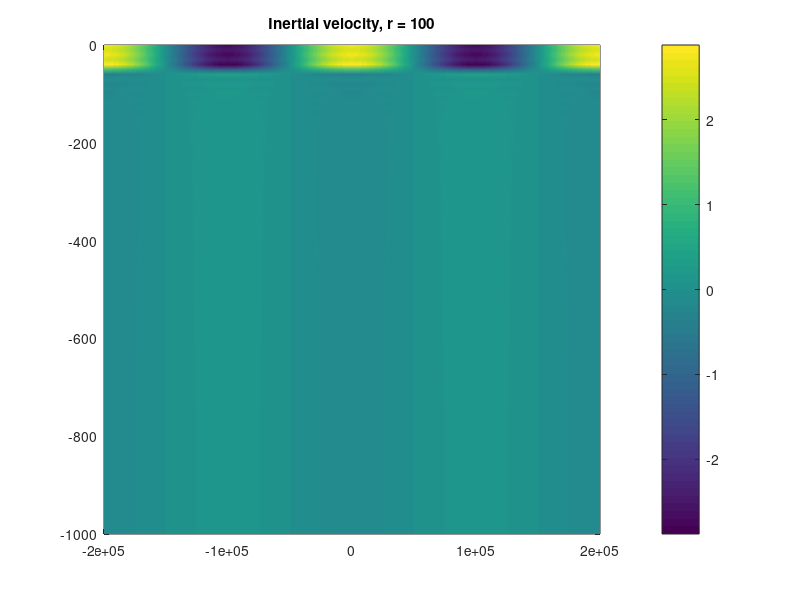
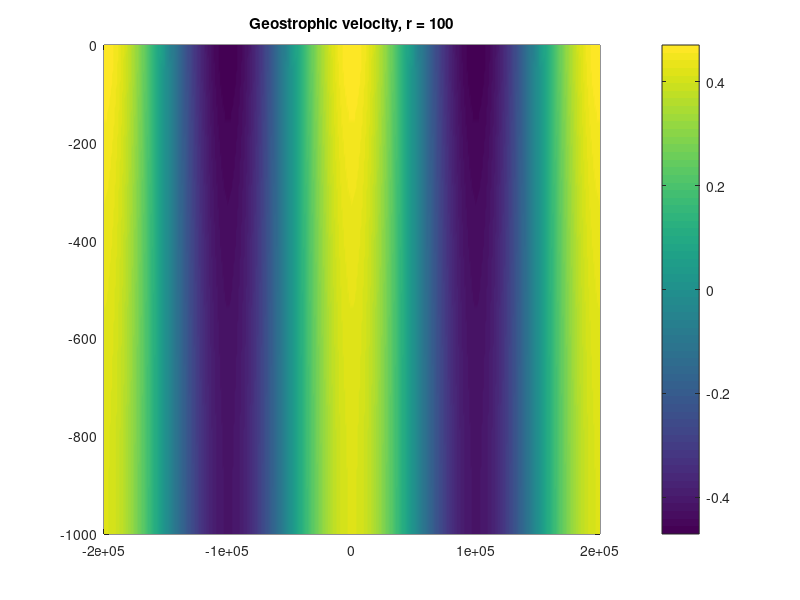
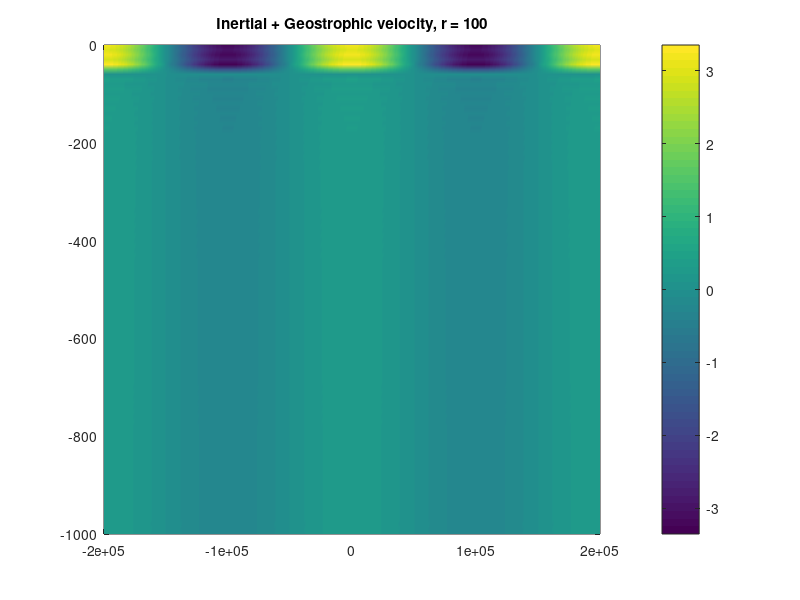

These figures' MATLAB source, in order:
clear all; %close all;

tau0 = 0.2 ; %Pa=N/m2
rho0 = 1e3; %kg/m3

N = sqrt(6e-6);
H = 1e3;
L = 200e3;

x = [-200e3:1e3:200e3];
z = [0:10:H];

a = 50; %layer thickness under the effect of winds

r=[1:100];


k = 2*pi/L ;

f = 1.45e-4;
Tf = 2*pi/f; %inertial period
T = 0.5*Tf; %take half of intertial period as forcing period

time=0:T/10:10*T;
tavg=time;
tavg(tavg>T)=T;

[x2d,z2d] = meshgrid(x,z);
[X,Z,R] = meshgrid(x,z,r);
%[~,~,~,tavg] = meshgrid(x,z,r,tavg);

windX = tau0/rho0.*cos(k.*x2d);
%windX = tau0/rho0.*sin(k.*x2d);
%windX = tau0/rho0;
Z0 = 1/H;
Zr = 2*sin(R*pi*a/H)./(R*pi*a);

phi0 = 1;
phiR = cos(R.*pi.*Z./H);
lambda = R.* pi./ N ./ H;
sr = f.*sqrt(1 + k.^2./f^2./lambda.^2);

vIz = f.^2./sr.^3.*Zr.*phiR;
vIzt = sum(vIz,3);
vItot = windX.*vIzt;
vGz = (1 - f.^2./sr.^2).*Zr.*phiR;
vGzt = sum(vGz,3);
vGtot = T.*windX.*(Z0.*phi0 + vGzt);

%vItot = sum(vI,3);
%vGtot = sum(vG,3);

vItot=vItot*1e2;
vGtot=vGtot*1e2;
vtot = vItot + vGtot;

figure
pcolor(X(:,:,1),-Z(:,:,1),vItot); shading interp; colorbar;
title(['Inertial velocity, r = ',num2str(length(r))]);

figure
pcolor(X(:,:,1),-Z(:,:,1),vGtot); shading interp; colorbar;
title(['Geostrophic velocity, r = ',num2str(length(r))]);

figure
pcolor(X(:,:,1),-Z(:,:,1),vtot); shading interp; colorbar;
title(['Inertial + Geostrophic velocity, r = ',num2str(length(r))]);

